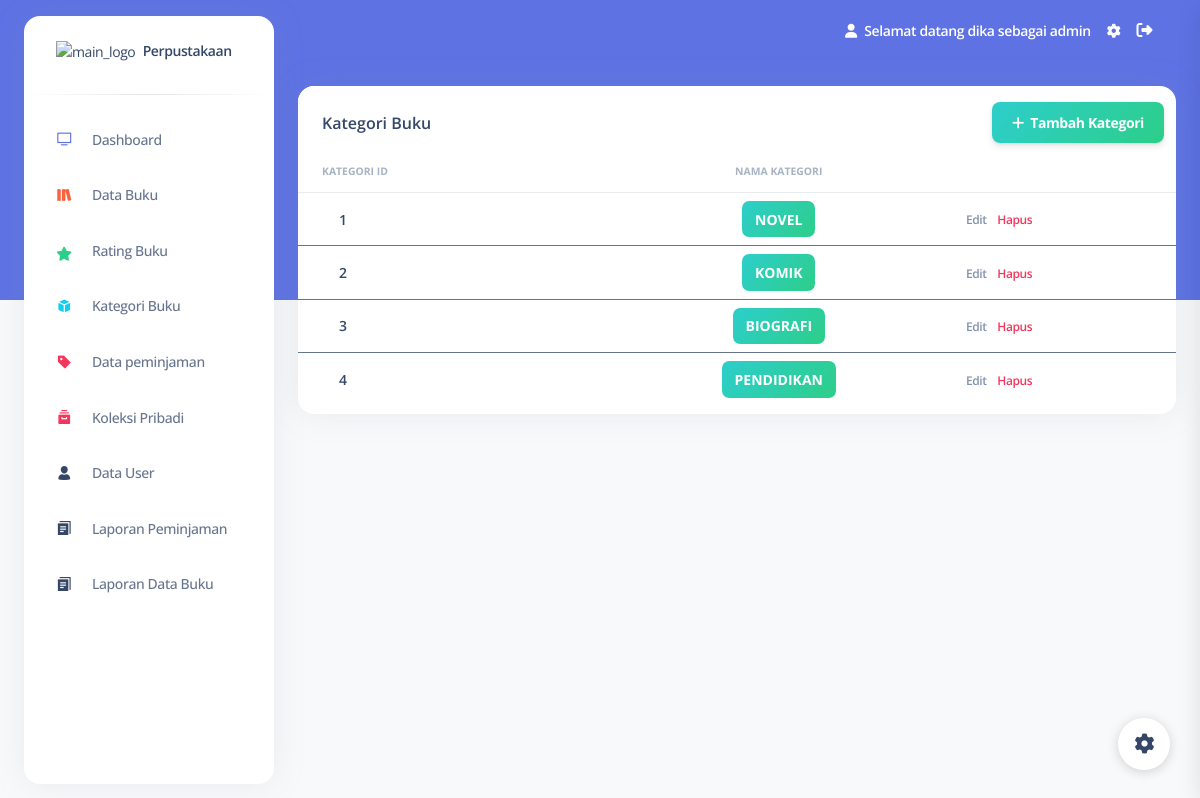
Page /admin/index.php?admin=kategori-buku (signed in) on the committed database.
### tables this page shows
CREATE TABLE `kategoribuku` (
  `KategoriID` int(11) NOT NULL,
  `NamaKategori` varchar(255) NOT NULL
);

### admin/kategori.php (the view, shortened to what this page needs)
<div class="container-fluid py-4">
  <div class="row">
    <div class="col-12">
      <div class="card mb-4">
        <div class="row" style="margin-left: 0; margin-right:0;">
          <div class="card-header pb-0 d-flex col-6">
            <h6>Kategori Buku</h6>
          </div>
          <div class="col-6 text-end mt-3 mb-2">
            <button type="button" class="btn bg-gradient-success mb-0" data-bs-toggle="modal" data-bs-target="#inputbuku"><i class="fas fa-plus" aria-hidden="true"></i>&nbsp;&nbsp;Tambah Kategori</button>
          </div>
        </div>
        <div class="card-body px-0 pt-0 pb-2">
          <div class="table-responsive p-0">
            <table class="table align-items-center mb-0">
              <thead>
                <tr>
                  <th class="text-uppercase text-secondary text-xxs font-weight-bolder opacity-7">Kategori ID</th>
                  <th class="text-center text-uppercase text-secondary text-xxs font-weight-bolder opacity-7">Nama Kategori</th>
                  <th class="text-secondary opacity-7"></th>
                </tr>
              </thead>
              <tbody>
                <?php
                include "../configs/koneksi.php";
                $query = "SELECT * FROM kategoribuku";
                $data = mysqli_query($koneksi, $query);
                $no = 1;
                foreach ($data as $data) : ?>
                  <tr>
                    <td>
                      <div class="d-flex px-2 py-1">
                        <div class="d-flex flex-column justify-content-center" >
                          <h6 class="mb-0 text-sm" style="margin-left: 25px;"><?= $no++ ?></h6>
                        </div>
                      </div>
                    </td>
                    <td class="align-middle text-center text-sm">
                      <span class="badge badge-sm text-sm bg-gradient-success"><?= $data['NamaKategori'];?></span>
                    </td>
                    <td class="align-middle">
                      <a class="text-secondary font-weight-bold text-xs" href="#" data-bs-toggle="modal" data-bs-target="#editbuku<?= $data['KategoriID']; ?>">
                        Edit
                      </a>
                      <a class="text-danger font-weight-bold text-xs" style="margin-left: 8px;" href="../function/hapuskategori.php?KategoriID=<?= $data['KategoriID']; ?>" onclick="return confirm('are you sure?')"> Hapus </a>
                    </td>
                  </tr>
              </tbody>
            <?php
                endforeach;
            ?>
            </table>
          </div>
        </div>
      </div>
    </div>
  </div>

### rows in the picture
kategoribuku: NamaKategori "NOVEL"
kategoribuku: NamaKategori "KOMIK"
kategoribuku: NamaKategori "BIOGRAFI"
kategoribuku: NamaKategori "PENDIDIKAN"

### other values in the picture
$_SESSION['Username'] "dika"
$_SESSION['Level'] "admin"
